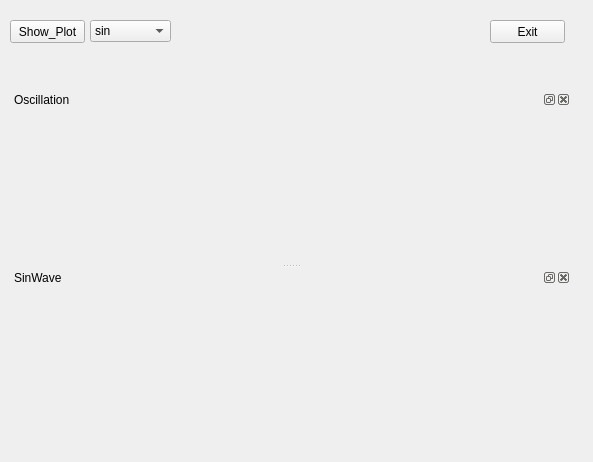
<?xml version="1.0" encoding="UTF-8"?>
<ui version="4.0">
 <class>Form</class>
 <widget class="QWidget" name="Form">
  <property name="geometry">
   <rect>
    <x>0</x>
    <y>0</y>
    <width>593</width>
    <height>462</height>
   </rect>
  </property>
  <property name="windowTitle">
   <string>Form</string>
  </property>
  <widget class="QPushButton" name="pushButton">
   <property name="geometry">
    <rect>
     <x>10</x>
     <y>20</y>
     <width>75</width>
     <height>23</height>
    </rect>
   </property>
   <property name="text">
    <string>Show_Plot</string>
   </property>
  </widget>
  <widget class="QComboBox" name="comboBox">
   <property name="geometry">
    <rect>
     <x>90</x>
     <y>20</y>
     <width>81</width>
     <height>22</height>
    </rect>
   </property>
   <property name="layoutDirection">
    <enum>Qt::LeftToRight</enum>
   </property>
   <property name="locale">
    <locale language="English" country="UnitedStates"/>
   </property>
   <item>
    <property name="text">
     <string>sin</string>
    </property>
   </item>
   <item>
    <property name="text">
     <string>cos</string>
    </property>
   </item>
   <item>
    <property name="text">
     <string>Oscillation</string>
    </property>
   </item>
  </widget>
  <widget class="QPushButton" name="pushButton_2">
   <property name="geometry">
    <rect>
     <x>490</x>
     <y>20</y>
     <width>75</width>
     <height>23</height>
    </rect>
   </property>
   <property name="text">
    <string>Exit</string>
   </property>
  </widget>
  <widget class="QSplitter" name="splitter">
   <property name="geometry">
    <rect>
     <x>10</x>
     <y>90</y>
     <width>561</width>
     <height>351</height>
    </rect>
   </property>
   <property name="orientation">
    <enum>Qt::Vertical</enum>
   </property>
   <widget class="QDockWidget" name="dockWidget_2">
    <property name="windowTitle">
     <string>Oscillation</string>
    </property>
    <widget class="QWidget" name="dockWidgetContents_2"/>
   </widget>
   <widget class="QDockWidget" name="dockWidget">
    <property name="acceptDrops">
     <bool>true</bool>
    </property>
    <property name="layoutDirection">
     <enum>Qt::LeftToRight</enum>
    </property>
    <property name="autoFillBackground">
     <bool>true</bool>
    </property>
    <property name="floating">
     <bool>false</bool>
    </property>
    <property name="windowTitle">
     <string>SinWave</string>
    </property>
    <widget class="QWidget" name="dockWidgetContents">
     <zorder>dockWidget_2</zorder>
     <zorder>dockWidget_2</zorder>
    </widget>
   </widget>
  </widget>
 </widget>
 <resources/>
 <connections/>
</ui>
